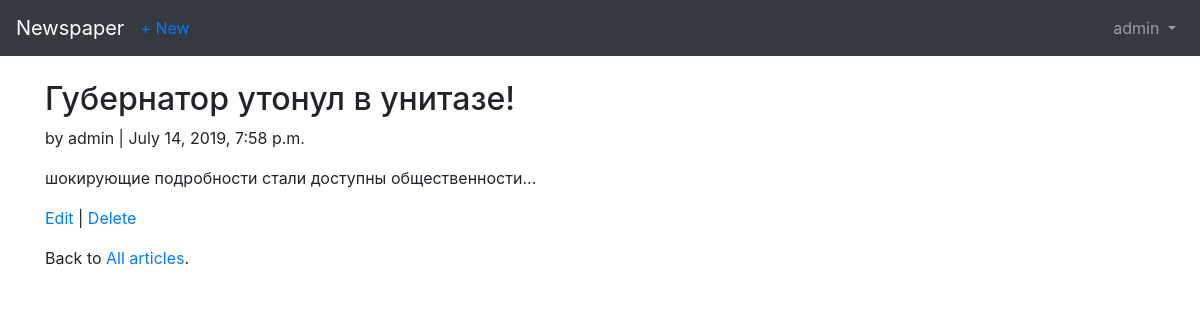
Before: /articles/1/ (signed in) with the older database file.
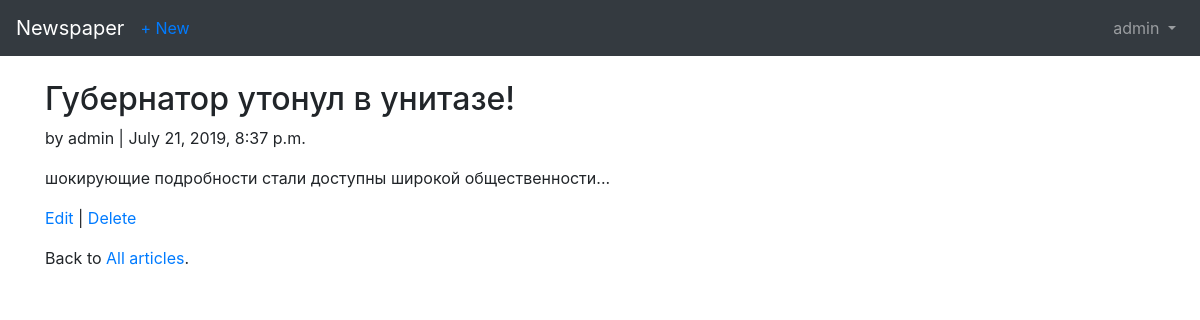
After: the same page with the newer database file.
### articles/models.py (models this page shows, shortened)
class Article(models.Model):
    title = models.CharField(max_length=255)
    body = models.TextField()
    date = models.DateTimeField(auto_now=True)
    author = models.ForeignKey(
        get_user_model(),
        on_delete=models.CASCADE,
    )

### users/models.py (models this page shows)
class CustomUser(AbstractUser):
    age=models.PositiveIntegerField(null=True,blank=True)

### articles/views.py (the view)
class ArticleDetailView(LoginRequiredMixin, DetailView):
    model = Article
    template_name = 'article_detail.html'
    login_url = 'login'

### templates/article_detail.html
{% extends 'base.html' %}
{% block content %}
<div class="article-entry">
    <h2>{{ object.title }}</h2>
    <p>by {{ object.author }} | {{ object.date }}</p>
    <p>{{ object.body }}</p>
</div>
<p><a href="{% url 'article_edit' article.pk %}">Edit</a> |
<a href="{% url 'article_delete' article.pk %}">Delete</a></p>
<p>Back to <a href="{% url 'article_list' %}">All articles</a>.</p>
{% endblock content %}

Changed rows visible on the page:
changed Article "Губернатор утонул в унитазе!": date "July 14, 2019, 7:58 p.m." → "July 21, 2019, 8:37 p.m."; body "шокирующие подробности стали доступны общественности..." → "шокирующие подробности стали доступны широкой общественности..."
